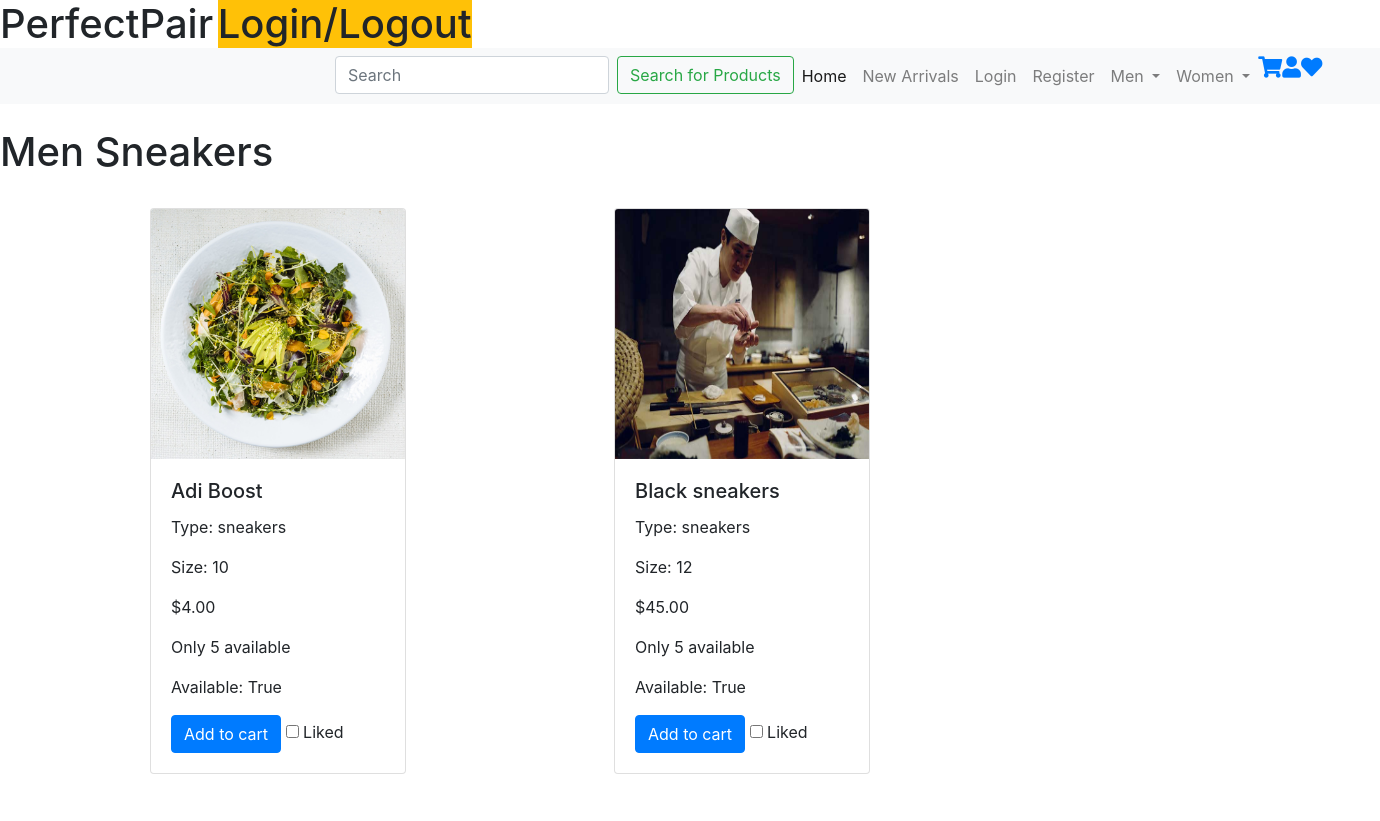
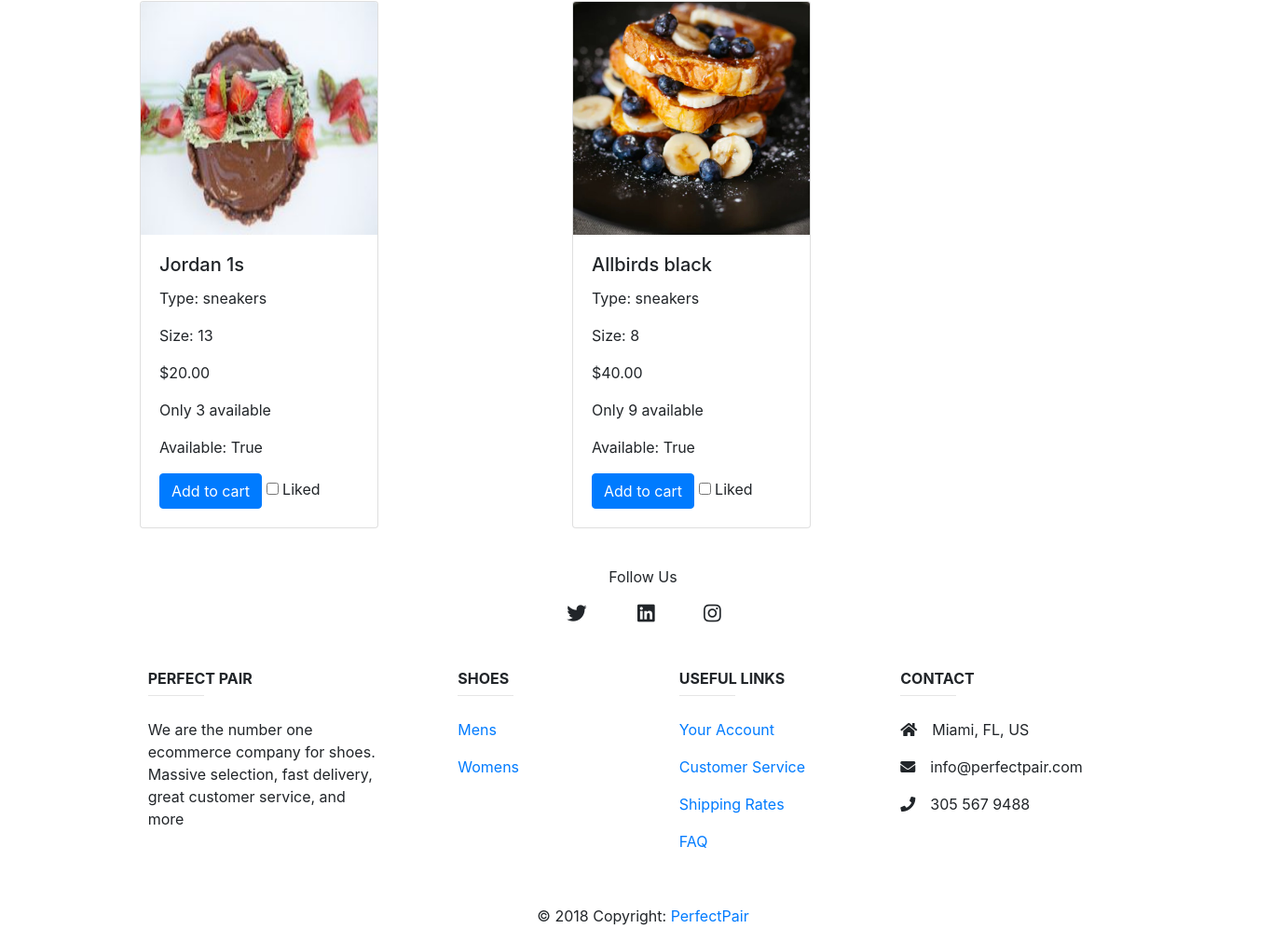
Page /shoe/men_sneakers on the earlier database version (2 pictures, top to bottom).
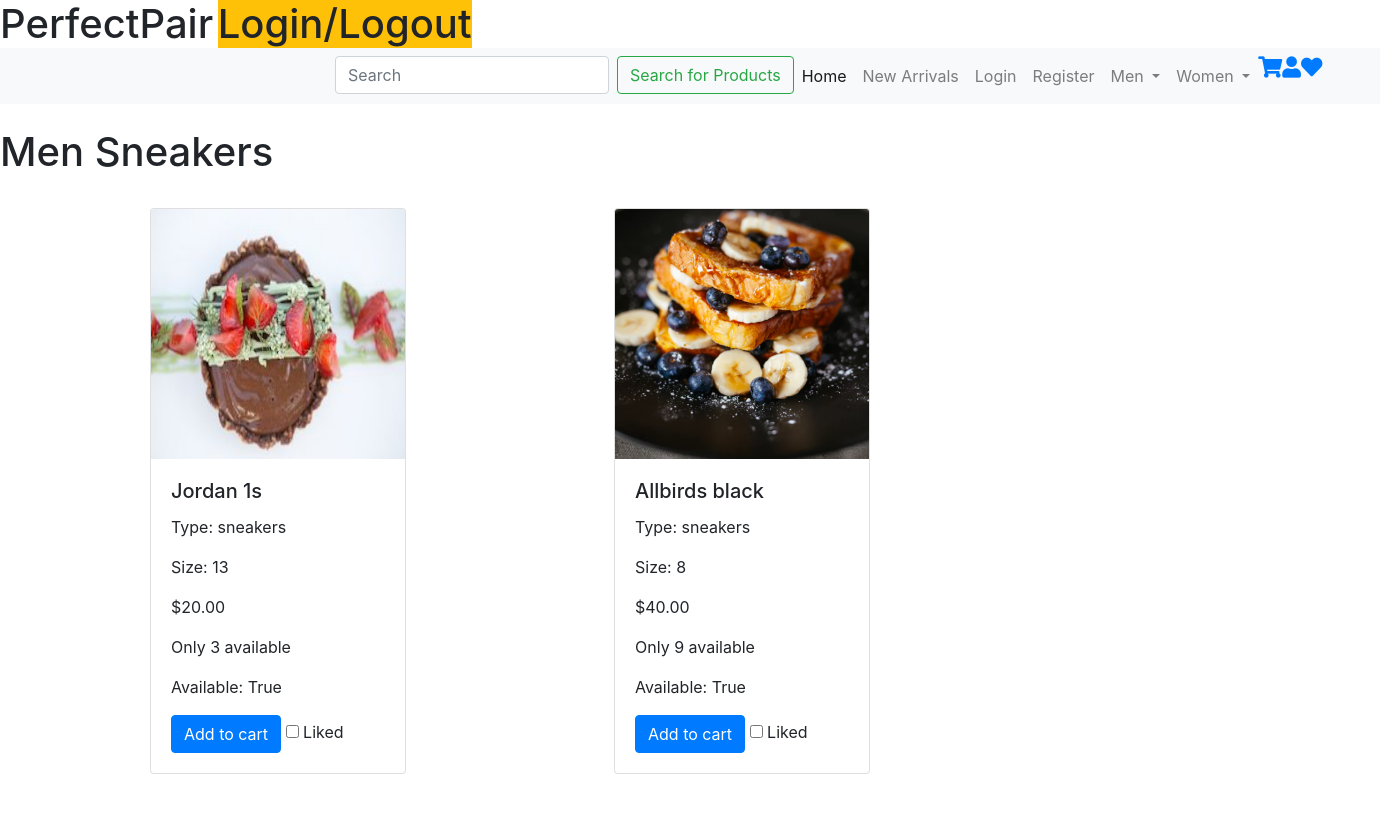
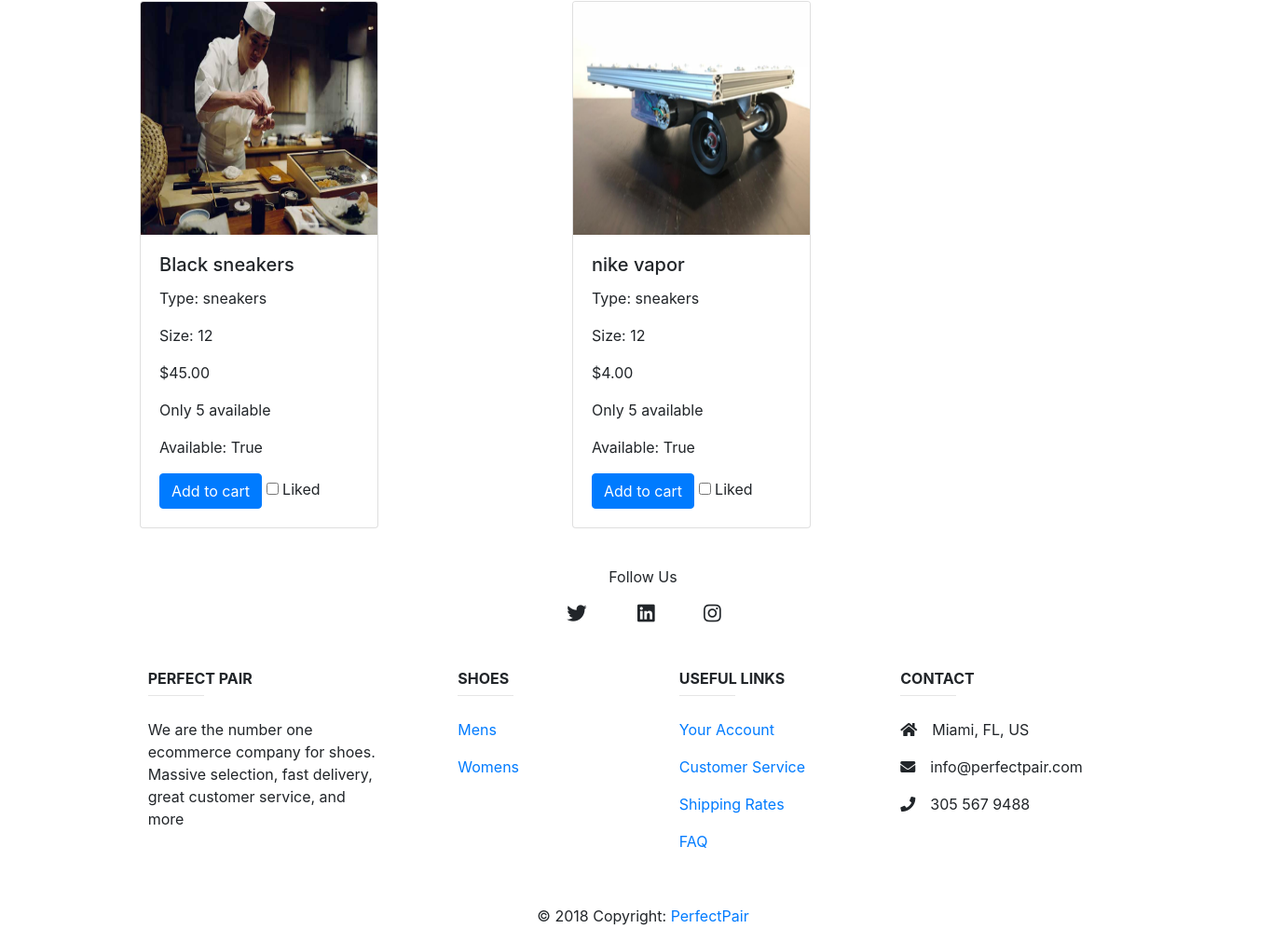
Same page on the later database version (2 pictures, top to bottom).
### shoe/models.py (models this page shows, shortened)
class Shoe(models.Model):
	name 			= models.CharField(max_length=30, default="Boosts")
	image 			= models.ImageField(upload_to='shoe/', blank=True, null=True)
	style 			= models.CharField(max_length=20, default="sneakers")
	size 			= models.IntegerField(default=10)
	color 			= models.CharField(max_length=20, default="blue")
	brand 			= models.CharField(max_length=20, default="Nike")
	price 			= models.DecimalField(max_digits=4, decimal_places=2, default=4.00)
	availability 	= models.BooleanField(default=True)
	new 			= models.BooleanField(default=True)
	stock 			= models.IntegerField(default=5)
	gender_choices 	= (
        ('M', 'Male'),
        ('F', 'Female'),
    )
	gender 			= models.CharField(max_length=1, choices=gender_choices, default="M")
	date 			= models.DateField(("Date"), default=datetime.date.today)
	like 			= models.BooleanField(default=True)

### shoe/views.py (the view)
# urls.py: path('men_sneakers', views.men_sneakers, name="men_sneakers"),
def men_sneakers(request):
	shoe_list = Shoe.objects.all()
	context = {
		'shoe_list': shoe_list,
	}
	template = 'shoe/men_sneakers.html'
	return render(request, template, context)

### shoe/templates/shoe/men_sneakers.html
{% include "base.html" %}
{% load static %}
{% block content %}
<h1>Men Sneakers</h1>
        <div class='card-columns mr-2'>
            {% for shoe in shoe_list %}
                {% if shoe.style == 'sneakers' and shoe.gender == 'M' %}
                    <div class="mb-4 mt-4 card text-left" style="width:16rem;">
                    <img src="{{shoe.image.url}}" class="card-img-top" style="width:254px; height:250px">
                    <div class="card-body" class="shadow-lg p-3 mb-5 bg-white rounded">
                        <h5 class="card-title">{{shoe.name}}</h5>
                        <p class="card-text">Type: {{shoe.style}}</p>
                        <p class="card-text">Size: {{shoe.size}}</p>
                        <p class="card-text">${{shoe.price}}</p>
                        <p class="card-text">Only {{shoe.stock}} available</p>
                        <p class="card-text">Available: {{shoe.availability}}</p>
                        <a href="{% url 'shoe:cart_list' %}"class="btn btn-primary" name='q1'>Add to cart</a>
                        <input id="apto" type="checkbox">
                        <label for="apto">Liked</label>
                    </div>
                    </div>
                {% endif %}
            {% endfor %}
        </div>
{% include 'footer.html' %}
{% endblock %}

### templates/base.html (shortened to what this page needs)
{% load static %}
{% load fontawesome %}
<html lang="en">
  <head>
    <link href="{% static 'css/bootstrap.min.css' %}" rel="stylesheet">
    <link href="{% static 'css/custom.css' %}" rel="stylesheet">
  </head>
  <body>
  <section>
		<h1 class="d-inline bg-alert">PerfectPair</h1>
    <h1 class="d-inline bg-warning">Login/Logout</h1>
	</section>
    <nav class="navbar navbar-expand-lg navbar-light bg-light">
      <div class="container" id="secondnav">
          <div class="collapse navbar-collapse" id="navbarNavDropdown">
            <ul class="navbar-nav">
              <li>
                  <form class="form-inline my-2 my-lg-0" action='/shoe/s'>
                    <input class="form-control mr-sm-2" type="search" name='q' placeholder="Search" aria-label="Search">
                    <button class="btn btn-outline-success my-2 my-sm-0" type="submit">Search for Products</button>
                  </form>
              </li>
              <li class="nav-item active">
                <a class="nav-link" href="{% url 'home' %}">Home </a>
              </li>
              <li class="nav-item">
                <a class="nav-link" href="{% url 'shoe:new_arrivals' %}">New Arrivals</a>
              </li>
              {% if user.is_authenticated %}
                <li class="nav-item">
                  <a class="nav-link" href="{% url 'authenticate:logout' %}">Logout</a>
                </li>
                <li class="nav-item">
                  <a class="nav-link" href="{% url 'authenticate:edit_profile' %}">Edit Profile</a>
                </li>
                <li class="nav-item">
                  <a class="nav-link" href="{% url 'authenticate:change_password' %}">Change Password</a>
                </li>
              {% else %}
                <li class="nav-item">
                  <a class="nav-link" href="{% url 'authenticate:login' %}">Login</a>
                </li>
                <li class="nav-item">
                  <a class="nav-link" href="{% url 'authenticate:register' %}">Register</a>
                </li>
              {% endif %}
              <li class="nav-item dropdown">
                <a class="nav-link dropdown-toggle" href="#" id="navbarDropdownMenuLink" role="button" data-toggle="dropdown" aria-haspopup="true" aria-expanded="false">
                  Men
                </a>
              </li>
              <li class="nav-item dropdown">
                <a class="nav-link dropdown-toggle" href="#" id="navbarDropdownMenuLink" role="button" data-toggle="dropdown" aria-haspopup="true" aria-expanded="false">
                  Women
                </a>
              </li>
              <li class="nav-item">
                <a class="fas fa-shopping-cart fa-lg" href="{% url 'shoe:cart_list' %}"></a>
              </li>
              <li class="nav-item">
                <a class="fas fa-user fa-lg" href="{% url 'shoe:cart_list' %}"></a>
              </li>
              <li class="nav-item">
                <a class="fas fa-heart fa-lg" href="{% url 'shoe:like' %}"></a>
              </li>
            </ul>
          </div>
      </div>
    </nav>
    <br/>
    <link rel="stylesheet" href="https://use.fontawesome.com/releases/v5.8.1/css/all.css">
  </body>
</html>

### templates/footer.html
<div class="footer-copyright text-center py-3">Follow Us
 </div>
 <div class="container">
      <i class="fab fa-instagram fa-lg"></i>
      <i class="fab fa-twitter fa-lg"></i>
      <i class="fab fa-linkedin fa-lg"></i>
 </div>
<footer class="page-footer font-small unique-color-dark">
    <div class="container text-center text-md-left mt-5">
      <div class="row mt-3">
        <div class="col-md-3 col-lg-4 col-xl-3 mx-auto mb-4">
          <h6 class="text-uppercase font-weight-bold">Perfect Pair</h6>
          <hr class="deep-purple accent-2 mb-4 mt-0 d-inline-block mx-auto" style="width: 60px;">
          <p>We are the number one ecommerce company for shoes. Massive selection, fast delivery, great customer service, and more</p>
        </div>
        <div class="col-md-2 col-lg-2 col-xl-2 mx-auto mb-4">
          <h6 class="text-uppercase font-weight-bold">Shoes</h6>
          <hr class="deep-purple accent-2 mb-4 mt-0 d-inline-block mx-auto" style="width: 60px;">
          <p>
            <a href="{% url 'shoe:gender_male' %}">Mens</a>
          </p>
          <p>
            <a href="{% url 'shoe:gender_female' %}">Womens</a>
          </p>
        </div>
        <div class="col-md-3 col-lg-2 col-xl-2 mx-auto mb-4">
          <h6 class="text-uppercase font-weight-bold">Useful links</h6>
          <hr class="deep-purple accent-2 mb-4 mt-0 d-inline-block mx-auto" style="width: 60px;">
          <p>
            <a href="#!">Your Account</a>
          </p>
          <p>
            <a href="{% url 'customerservice:show' %}">Customer Service</a>
          </p>
          <p>
            <a href="{% url 'customerservice:pricing' %}">Shipping Rates</a>
          </p>
          <p>
            <a href="{% url 'customerservice:faq' %}">FAQ</a>
          </p>
        </div>
        <div class="col-md-4 col-lg-3 col-xl-3 mx-auto mb-md-0 mb-4">
          <h6 class="text-uppercase font-weight-bold">Contact</h6>
          <hr class="deep-purple accent-2 mb-4 mt-0 d-inline-block mx-auto" style="width: 60px;">
          <p>
            <i class="fas fa-home mr-3"></i>Miami, FL, US</p>
          <p>
            <i class="fas fa-envelope mr-3"></i>info@perfectpair.com</p>
          <p>
            <i class="fas fa-phone mr-3"></i>305 567 9488</p>
        </div>
      </div>
    </div>
    <div class="footer-copyright text-center py-3">© 2018 Copyright:
      <a href=""> PerfectPair</a>
    </div>
  </footer>

### static-storage/css/custom.css (style rules this page uses)
#secondnav { position: relative; left: 200px; }
.card { display:inline-block; margin-right: 20px; position: relative; left: 150px; }
i[class='fab fa-instagram fa-lg'] { position: relative; left: 620px; }
i[class='fab fa-twitter fa-lg'] { position: relative; left: 450px; }
i[class='fab fa-linkedin fa-lg'] { position: relative; left: 500px; }

Differences in the rows shown:
no longer on this page (row edited): Shoe: image (picture), name "Adi Boost", style "sneakers", size "10", price "4.00", stock "5", availability "True"
added Shoe: image (picture), name "nike vapor", style "sneakers", size "12", price "4.00", stock "5", availability "True"
